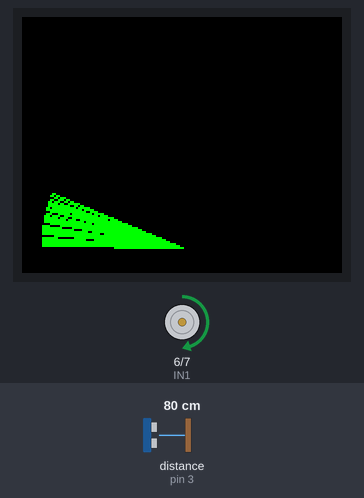
This sketch was run on a simulated Arduino Uno, built with avr-gcc and run on an emulated ATmega328P. Parts: 160×128 colour display, motor-driver pin pairs drawn as motors (green arrow = first pin HIGH = forward, orange = second pin HIGH = backward, longer = more drive, scaled by the enable pin). Wiring (inferred from the names in the program): ultrasonic range finder: trigger pin 2; echo pin 3. The inputs (shaded band) are chosen by the test bench; at power-on: distance to the obstacle (sensor on pin 3) 80 cm. The echo pulse lasts 58.3 µs per cm; what the sketch prints to the serial monitor is not drawn.

Above: at 1.65 s.
1.7 s: distance to the obstacle (sensor on pin 3) set to 45 cm
3.3 s: distance to the obstacle (sensor on pin 3) set to 38 cm
At 3.32 s:
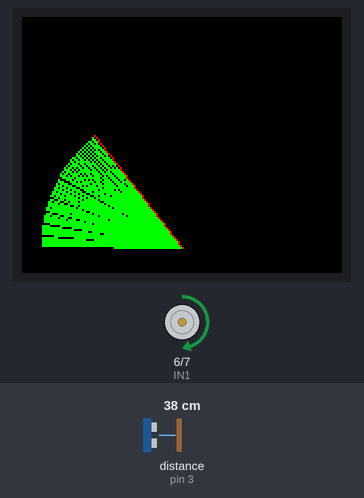
4.9 s: distance to the obstacle (sensor on pin 3) set to 60 cm
At 5.43 s:
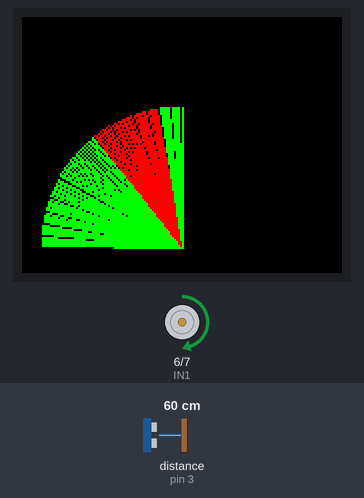
At 10.49 s:
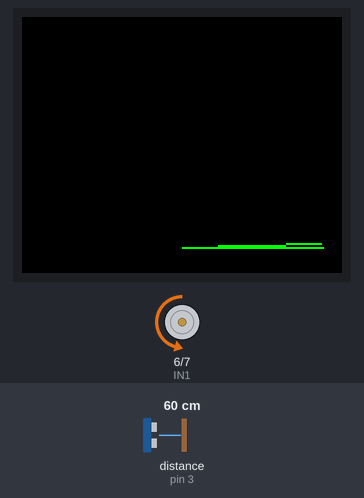
Timing chart, 0 to 12.0 s (numbered marks = the images above; inputs shaded):
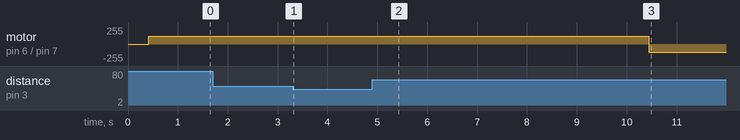

Measured:
- the behaviour switches between 41 and 40 cm on distance to the obstacle (sensor on pin 3) (found by bisection; images 0 and 1)
- after the input at 3.3 s, the display: changes at once (image 1)

The sketch:

radar_system.ino
```cpp
#include <Adafruit_GFX.h>
#include <Adafruit_ST7735.h>
#include <SPI.h>

// --- LCD PIN CONFIGURATION ---
#define TFT_CS     10
#define TFT_RST    8
#define TFT_DC     9
Adafruit_ST7735 tft = Adafruit_ST7735(TFT_CS, TFT_DC, TFT_RST);

// --- COMPONENT PINS ---
const int trigPin = 2;
const int echoPin = 3;
const int ENA = 5;
const int IN1 = 6;
const int IN2 = 7;

// --- VARIABLES ---
unsigned long moveStartTime;
const int sweepDuration = 10000;
bool sweepingRight = true;
int lastAngle = -1;

void setup() {
  Serial.begin(115200);

  // Screen Init
  pinMode(TFT_RST, OUTPUT);
  digitalWrite(TFT_RST, HIGH); delay(50);
  digitalWrite(TFT_RST, LOW);  delay(100);
  digitalWrite(TFT_RST, HIGH); delay(100);

  tft.initR(INITR_BLACKTAB); // Updated for 1.8" 128x160
  tft.setRotation(1);
  tft.fillScreen(ST7735_BLACK);

  pinMode(trigPin, OUTPUT);
  pinMode(echoPin, INPUT);
  pinMode(ENA, OUTPUT);
  pinMode(IN1, OUTPUT);
  pinMode(IN2, OUTPUT);

  moveStartTime = millis();
}

void loop() {
  unsigned long currentTime = millis();
  int currentAngle;

  // Check if it's time to change direction
  if (currentTime - moveStartTime >= sweepDuration) {
    sweepingRight = !sweepingRight;
    moveStartTime = currentTime;
    tft.fillScreen(ST7735_BLACK);
  }

  // --- DIRECTION & SPEED LOGIC ---
  if (sweepingRight) {
    // Clockwise Sweep
    digitalWrite(IN1, HIGH);
    digitalWrite(IN2, LOW);
    analogWrite(ENA, 120); // Speed set to 120
    currentAngle = map(currentTime - moveStartTime, 0, sweepDuration, 0, 180);
  } else {
    // Anti-Clockwise Sweep
    digitalWrite(IN1, LOW);
    digitalWrite(IN2, HIGH);
    analogWrite(ENA, 122); // Speed set to 122
    currentAngle = map(currentTime - moveStartTime, 0, sweepDuration, 180, 0);
  }

  // --- SENSOR & LCD UPDATE ---
  if (currentAngle != lastAngle) {
    digitalWrite(trigPin, LOW);
    delayMicroseconds(2);
    digitalWrite(trigPin, HIGH);
    delayMicroseconds(10);
    digitalWrite(trigPin, LOW);

    long duration = pulseIn(echoPin, HIGH, 30000);
    int distance = (int)(duration * 0.034 / 2);
    if (distance <= 0 || distance > 400) distance = 400;

    // Send to Processing
    Serial.print(currentAngle);
    Serial.print(",");
    Serial.print(distance);
    Serial.println(".");

    drawRadar(currentAngle, distance);
    lastAngle = currentAngle;
  }
}

void drawRadar(int ang, int dist) {
  int cx = 80; // Center for 1.8" 160x128 screen
  int cy = 115;
  float rad = radians(ang);
  int x2 = cx + cos(PI + rad) * 70;
  int y2 = cy + sin(PI + rad) * 70;

  uint16_t color = (dist < 40) ? ST7735_RED : ST7735_GREEN;
  tft.drawLine(cx, cy, x2, y2, color);
}
```
